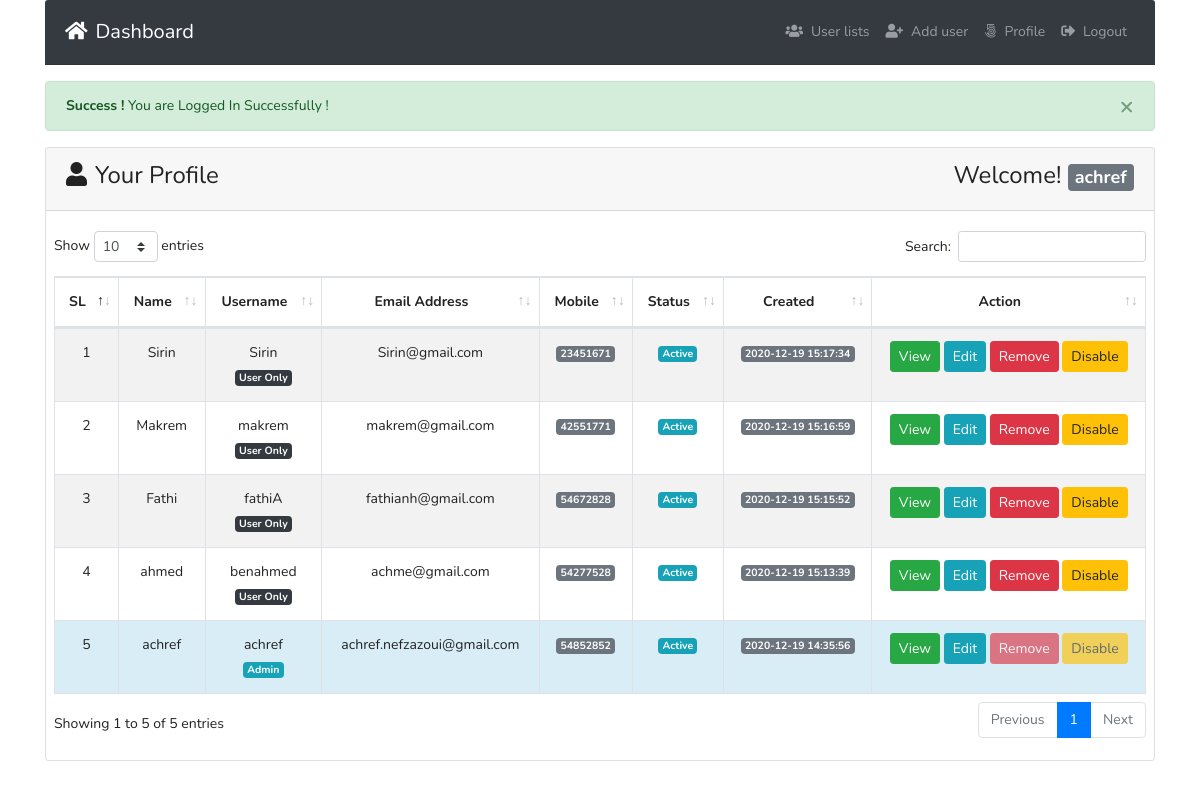
The app's page /index.php (signed in) with its own data.
### tables this page shows
CREATE TABLE IF NOT EXISTS `tbl_users` (
  `id` int(11) NOT NULL AUTO_INCREMENT,
  `name` varchar(255) DEFAULT NULL,
  `username` varchar(255) DEFAULT NULL,
  `email` varchar(255) DEFAULT NULL,
  `password` varchar(255) DEFAULT NULL,
  `mobile` varchar(25) DEFAULT NULL,
  `roleid` tinyint(4) DEFAULT NULL,
  `isActive` tinyint(4) DEFAULT '0',
  `created_at` timestamp NOT NULL DEFAULT CURRENT_TIMESTAMP,
  `updated_at` timestamp NOT NULL DEFAULT CURRENT_TIMESTAMP,
  PRIMARY KEY (`id`)
);

### classes/Users.php (called while the page is built, shortened)
<?php
include 'lib/Database.php';
include_once 'lib/Session.php';
class Users{
  private $db;
  public function __construct(){
    $this->db = new Database();
  }
   public function formatDate($date){
      $strtime = strtotime($date);
    return date('Y-m-d H:i:s', $strtime);
   }
  public function selectAllUserData(){
    $sql = "SELECT * FROM tbl_users ORDER BY id DESC";
    $stmt = $this->db->pdo->prepare($sql);
    $stmt->execute();
    return $stmt->fetchAll(PDO::FETCH_OBJ);
  }
}

### index.php (the view, shortened to what this page needs)
<?php
include 'inc/header.php';
$logMsg = Session::get('logMsg');
if (isset($logMsg)) {
  echo $logMsg;
}
?>
<?php
$userId = Session::get('id');
?>
<div class="card">
  <div class="card-header">
    <h3><i class="fas fa-user mr-2"></i>Your Profile <span class="float-right">Welcome! <strong>
      <span class="badge badge-lg badge-secondary text-white">
        <?php
        $username = Session::get('username');
        if (isset($username)) {
          echo $username;
        }
        ?>
      </span>
    </strong></span></h3>
  </div>
  <div class="card-body pr-2 pl-2">
    <table id="example" class="table table-striped table-bordered" style="width:100%">
      <thead>
        <tr>
          <th class="text-center">SL</th>
          <th class="text-center">Name</th>
          <th class="text-center">Username</th>
          <th class="text-center">Email Address</th>
          <th class="text-center">Mobile</th>
          <th class="text-center">Status</th>
          <th class="text-center">Created</th>
          <th width='25%' class="text-center">Action</th>
        </tr>
      </thead>
      <tbody>
        <?php
        if (Session::get("roleid") != '1') {
          $allUser = $users->getUserInfoById($userId);
          $allUser = array($allUser);
        } else {
          $allUser = $users->selectAllUserData();
        }
        if ($allUser) {
          $i = 0;
          foreach ($allUser as $value) {
            $i++;
        ?>
        <tr class="text-center"
          <?php if (Session::get("id") == $value->id) {
            echo "style='background:#d9edf7'";
          } ?>
        >
          <td><?php echo $i; ?></td>
          <td><?php echo $value->name; ?></td>
          <td><?php echo $value->username; ?> <br>
            <?php if ($value->roleid == '1') {
              echo "<span class='badge badge-lg badge-info text-white'>Admin</span>";
            } elseif ($value->roleid == '2') {
              echo "<span class='badge badge-lg badge-dark text-white'>Editor</span>";
            } elseif ($value->roleid == '3') {
              echo "<span class='badge badge-lg badge-dark text-white'>User Only</span>";
            } ?>
          </td>
          <td><?php echo $value->email; ?></td>
          <td><span class="badge badge-lg badge-secondary text-white"><?php echo $value->mobile; ?></span></td>
          <td>
            <?php if ($value->isActive == '0') { ?>
            <span class="badge badge-lg badge-info text-white">Active</span>
            <?php } else { ?>
            <span class="badge badge-lg badge-danger text-white">Deactive</span>
            <?php } ?>
          </td>
          <td><span class="badge badge-lg badge-secondary text-white"><?php echo $users->formatDate($value->created_at); ?></span></td>
          <td>
            <?php if (Session::get("roleid") == '1') { ?>
              <a class="btn btn-success btn-sm" href="profile.php?id=<?php echo $value->id; ?>">View</a>
              <a class="btn btn-info btn-sm" href="profile.php?id=<?php echo $value->id; ?>">Edit</a>
              <a onclick="return confirm('Are you sure To Delete?')" class="btn btn-danger btn-sm
              <?php if (Session::get("id") == $value->id) {
                echo "disabled";
              } ?>" href="?remove=<?php echo $value->id; ?>">Remove</a>
              <?php if ($value->isActive == '0') { ?>
                <a onclick="return confirm('Are you sure To Deactive?')" class="btn btn-warning btn-sm
                <?php if (Session::get("id") == $value->id) {
                  echo "disabled";
                } ?>" href="?deactive=<?php echo $value->id; ?>">Disable</a>
              <?php } ?>
            <?php } elseif (Session::get("id") == $value->id && Session::get("roleid") == '2') { ?>
              <a class="btn btn-success btn-sm" href="profile.php?id=<?php echo $value->id; ?>">View</a>
              <a class="btn btn-info btn-sm" href="profile.php?id=<?php echo $value->id; ?>">Edit</a>
            <?php } elseif (Session::get("roleid") == '2') { ?>
              <a class="btn btn-success btn-sm <?php if ($value->roleid == '1') { echo "disabled"; } ?>" href="profile.php?id=<?php echo $value->id; ?>">View</a>
              <a class="btn btn-info btn-sm <?php if ($value->roleid == '1') { echo "disabled"; } ?>" href="profile.php?id=<?php echo $value->id; ?>">Edit</a>
            <?php } elseif (Session::get("id") == $value->id && Session::get("roleid") == '3') { ?>
              <a class="btn btn-success btn-sm" href="profile.php?id=<?php echo $value->id; ?>">View</a>
              <a class="btn btn-info btn-sm" href="profile.php?id=<?php echo $value->id; ?>">Edit</a>
            <?php } else { ?>
              <a class="btn btn-success btn-sm <?php if ($value->roleid == '1') { echo "disabled"; } ?>" href="profile.php?id=<?php echo $value->id; ?>">View</a>
            <?php } ?>
          </td>
        </tr>
        <?php }} else { ?>
        <tr class="text-center">
          <td colspan="8">No user available now!</td>
        </tr>
        <?php } ?>
      </tbody>
    </table>
  </div>
</div>
<?php
include 'inc/footer.php';
?>

### inc/header.php (shortened to what this page needs)
<?php
$filepath = realpath(dirname(__FILE__));
include_once $filepath."/../lib/Session.php";
$users = new Users();
?>
<!DOCTYPE html>
<html lang="en" dir="ltr">
  <head>
    <link rel="stylesheet" href="assets/bootstrap.min.css">
    <link href="https://use.fontawesome.com/releases/v5.0.4/css/all.css" rel="stylesheet">
    <link rel="stylesheet" href="assets/dataTables.bootstrap4.min.css">
    <link rel="stylesheet" href="assets/style.css">
  </head>
  <body>
    <div class="container">
      <nav class="navbar navbar-expand-md navbar-dark bg-dark card-header">
        <a class="navbar-brand" href="index.php"><i class="fas fa-home mr-2"></i>Dashboard</a>
        <div class="collapse navbar-collapse" id="navbarsExampleDefault">
  <ul class="navbar-nav ml-auto">
    <?php if (Session::get('id') == TRUE) { ?>
      <?php if (Session::get('roleid') == '1') { ?>
        <li class="nav-item">
          <a class="nav-link" href="index.php"><i class="fas fa-users mr-2"></i>User lists </a>
        </li>
        <li class="nav-item
        <?php
          $path = $_SERVER['SCRIPT_FILENAME'];
          $current = basename($path, '.php');
          if ($current == 'addUser') {
            echo " active ";
          }
        ?>">
          <a class="nav-link" href="addUser.php"><i class="fas fa-user-plus mr-2"></i>Add user </a>
        </li>
      <?php  } ?>
      <li class="nav-item
      <?php
        $path = $_SERVER['SCRIPT_FILENAME'];
        $current = basename($path, '.php');
        if ($current == 'profile') {
          echo "active ";
        }
      ?>">
        <a class="nav-link" href="profile.php?id=<?php echo Session::get("id"); ?>"><i class="fab fa-500px mr-2"></i>Profile</a>
      </li>
      <li class="nav-item">
        <a class="nav-link" href="?action=logout"><i class="fas fa-sign-out-alt mr-2"></i>Logout</a>
      </li>
    <?php } ?>
  </ul>
</div>
      </nav>

### inc/footer.php (shortened to what this page needs)
  </body>
</html>

### records on screen
tbl_users: name "Sirin", username "Sirin", shows "User Only", email "Sirin@gmail.com", mobile "23451671", isActive "Active", created_at "2020-12-19 15:17:34"
tbl_users: name "Makrem", username "makrem", shows "User Only", email "makrem@gmail.com", mobile "42551771", isActive "Active", created_at "2020-12-19 15:16:59"
tbl_users: name "Fathi", username "fathiA", shows "User Only", email "fathianh@gmail.com", mobile "54672828", isActive "Active", created_at "2020-12-19 15:15:52"
tbl_users: name "ahmed", username "benahmed", shows "User Only", email "achme@gmail.com", mobile "54277528", isActive "Active", created_at "2020-12-19 15:13:39"
tbl_users: name "achref", username "achref", shows "Admin", email "achref.nefzazoui@gmail.com", mobile "54852852", isActive "Active", created_at "2020-12-19 14:35:56"

### other values on screen
$logMsg "× Success ! You are Logged In Successfully !"
$username "achref"
